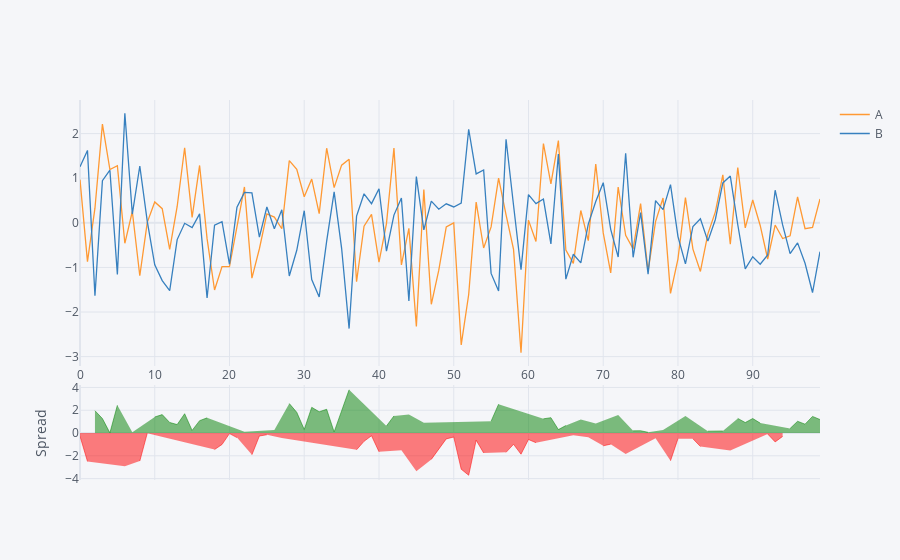

The notebook cell this image was saved under:
### Markdown cell above
## Spread

### Code cell
df[['A','B']].iplot(kind='spread')
